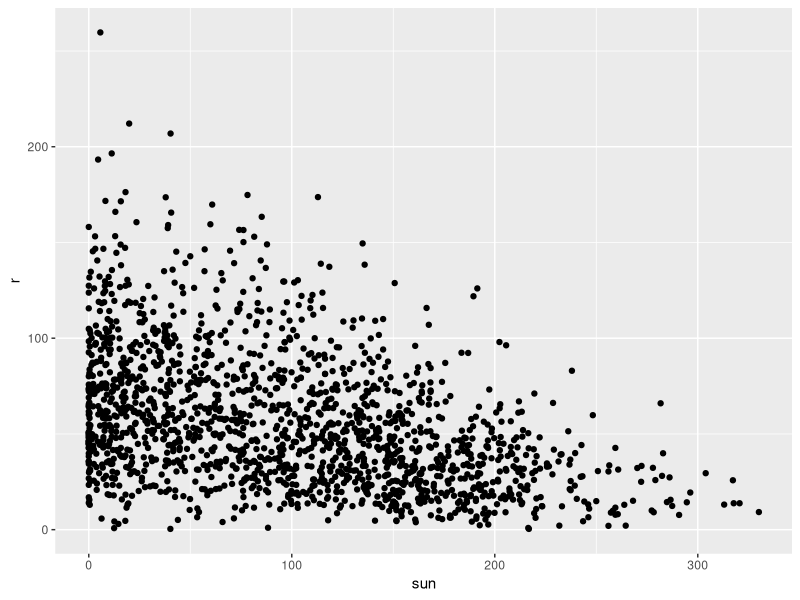

Source code (R):
x <- c(1,2,3)
y <- c("a", "b", "c")
df <- data.frame(x, y)
print(df)
library(readr)
library(dplyr)
library(lubridate) # pakki med follum fyrir vinnslu med dagsetningar (date eda datetime breytur)
library(ggplot2)
data <- read_csv("./data/vedurgogn.csv")

mean(data$stöð, na.rm = TRUE)

data %>%
  summarise(meanSolstundir = mean(sun, na.rm = TRUE),
            sdSolstundir = sd(sun, na.rm = TRUE)
            )

data %>%
  mutate(litur = sample(c("gulur","raudur","graen"), size = nrow(data), replace = TRUE)) %>%
    group_by(litur) %>%
      summarise(meant = mean(t, na.rm = TRUE))

library(ggplot2)
    
data %>%
  ggplot(aes(x = sun, y = r)) + 
  geom_point()
